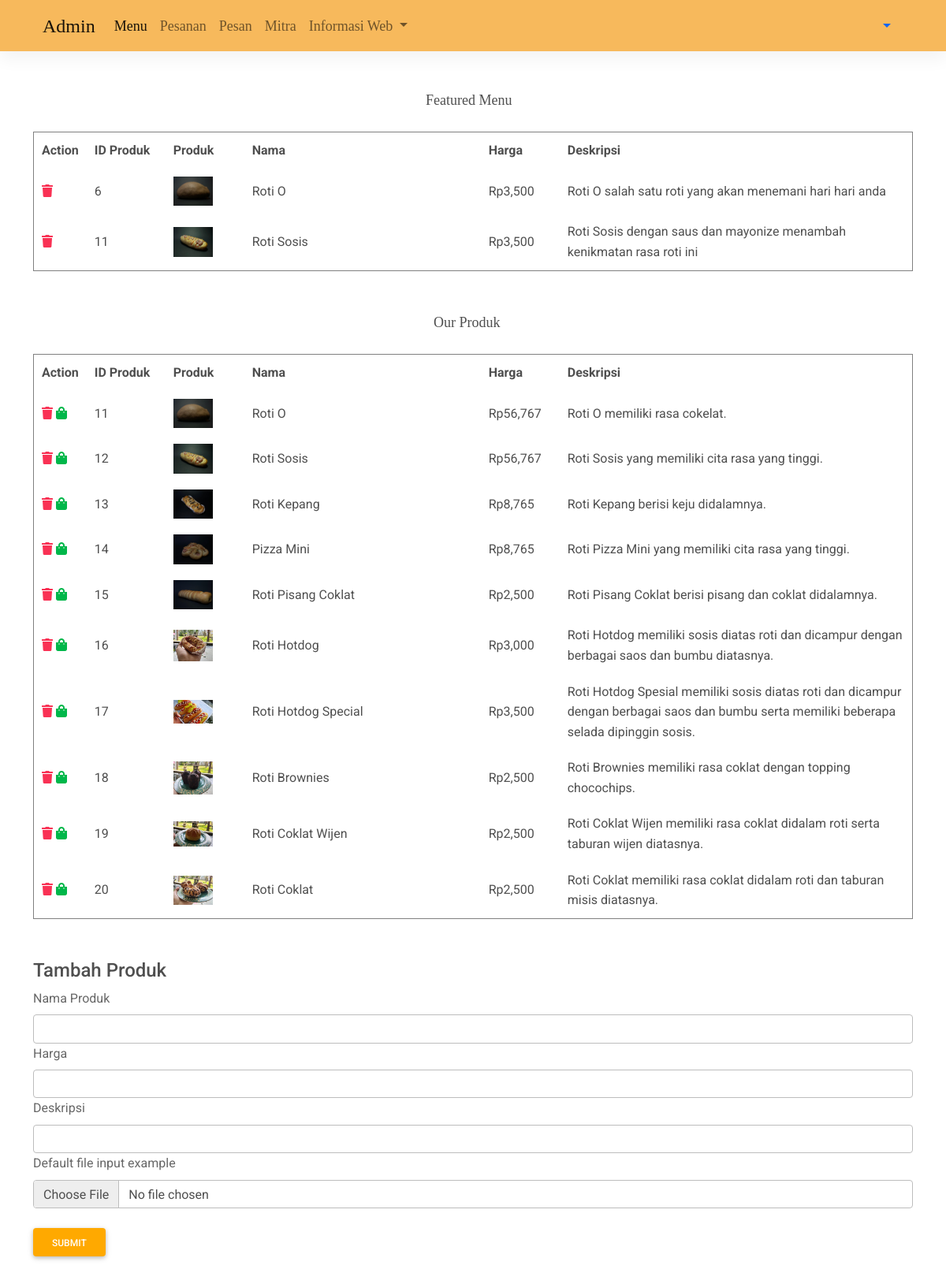
Page /admin/menu/index.php on the committed database.
### tables this page shows
CREATE TABLE `featured_menu` (
  `id_fm` int(11) NOT NULL,
  `nama_fm` varchar(300) NOT NULL,
  `harga_fm` int(11) NOT NULL,
  `deskripsi_fm` text NOT NULL,
  `gambar_fm` varchar(300) NOT NULL
);

CREATE TABLE `produk` (
  `id_produk` int(11) NOT NULL,
  `nama_produk` varchar(300) NOT NULL,
  `harga_produk` int(11) NOT NULL,
  `deskripsi_produk` text NOT NULL,
  `gambar_produk` varchar(300) NOT NULL
);

### web/admin/functions.php (called while the page is built, shortened)
<?php
$conn = mysqli_connect("localhost", "root", "", "multadzambakery");
function query($query)
{
	global $conn;
	$result = mysqli_query($conn, $query);
	$rows = [];
	while ($row = mysqli_fetch_assoc($result)) {
		$rows[] = $row;
	}
	return $rows;
}

### web/admin/menu/index.php (the view, shortened to what this page needs)
<?php
require '../functions.php';
$ftmenus = query("SELECT * FROM featured_menu");
$produks = query("SELECT * FROM produk");
?>
<!DOCTYPE html>
<html lang="en">
<head>
  <link rel="stylesheet" href="https://use.fontawesome.com/releases/v5.11.2/css/all.css" />
  <link rel="stylesheet" href="../../css/mdb.min.css" />
  <link rel="stylesheet" href="../../css/navbar.css">
</head>
<body>
  <nav class="navbar navbar-expand-lg navbar-light">
    <div class="container">
      <div class="container-fluid">
        <div class="collapse navbar-collapse" id="navbarSupportedContent">
          <a class="navbar-brand" href="#">Admin</a>
          <ul class="navbar-nav me-auto mb-2 mb-lg-0">
            <li class="nav-item">
              <a class="nav-link active" aria-current="page" href="#">Menu</a>
            </li>
            <li class="nav-item">
              <a class="nav-link" href="#">Pesanan</a>
            </li>
            <li class="nav-item">
              <a class="nav-link" href="../pesan/pesan.php">Pesan</a>
            </li>
            <li class="nav-item">
              <a class="nav-link" href="../mitra/mitra.php">Mitra</a>
            </li>
            <li class="nav-item dropdown">
              <a class="nav-link dropdown-toggle" href="#" id="navbarDropdown" role="button" data-mdb-toggle="dropdown" aria-expanded="false">
                Informasi Web
              </a>
          </ul>
          <div class="d-flex input-group w-auto">
            <div class="nav-item dropdown">
              <a class="nav-link dropdown-toggle d-flex align-items-center" href="#" id="navbarDropdownMenuLink" role="button" data-mdb-toggle="dropdown" aria-expanded="false">
              </a>
            </div>
          </div>
        </div>
      </div>
    </div>
  </nav>
  <div class="container mt-5">
    <div class="mx-auto" style="width: 120px;font-family: 'Cormorant Upright', serif;
  font-size: 18px;">Featured Menu</div><br>
    <table border="1" cellpadding="10" cellspacing="0">
      <tr>
        <th>Action</th>
        <th>ID Produk</th>
        <th>Produk</th>
        <th>Nama</th>
        <th>Harga</th>
        <th>Deskripsi</th>
      </tr>
      <?php foreach ($ftmenus as $ftmenu) : ?>
        <tr>
          <td>
            <a href="../hapus.php?id_fm=<?= $ftmenu['id_fm']; ?>" onclick="return confirm('yakin?');" class="link-danger"><i class=" fas fa-trash"></i></a>
          </td>
          <td width="100"><?= $ftmenu['id_fm']; ?> </td>
          <td width="100"><img src="../../img/foto_produk/<?= $ftmenu['gambar_fm']; ?>" width="50"></td>
          <td width="300"><?= $ftmenu['nama_fm']; ?></td>
          <td width="100">Rp<?= number_format($ftmenu['harga_fm']); ?></td>
          <td width=max><?= $ftmenu['deskripsi_fm']; ?></td>
        </tr>
      <?php endforeach; ?>
    </table>
    <br><br>
    <div class="mx-auto" style="width: 100px;font-family: 'Cormorant Upright', serif;
  font-size: 18px;">Our Produk</div><br>
    <table border="1" cellpadding="10" cellspacing="0">
      <tr>
        <th>Action</th>
        <th>ID Produk</th>
        <th>Produk</th>
        <th>Nama</th>
        <th>Harga</th>
        <th>Deskripsi</th>
      </tr>
      <?php foreach ($produks as $produk) : ?>
        <tr>
          <td>
            <a href="../hapus.php?id_produk=<?= $produk['id_produk']; ?>" onclick="return confirm('yakin?');" class="link-danger"><i class=" fas fa-trash"></i></a>
            <a href="ftmenu.php?id_produk=<?= $produk['id_produk']; ?>" class="link-success"><i class="fas fa-shopping-bag"></i></a>
          </td>
          <td width="100"><?= $produk['id_produk']; ?> </td>
          <td width="100"><img src="../../img/foto_produk/<?= $produk['gambar_produk']; ?>" width="50"></td>
          <td width="300"><?= $produk['nama_produk']; ?></td>
          <td width="100">Rp<?= number_format($produk['harga_produk']); ?></td>
          <td width="max"><?= $produk['deskripsi_produk']; ?></td>
        </tr>
      <?php endforeach; ?>
    </table>
    <br><br>
    <h4>Tambah Produk</h4>
    <form action="tambah.php" method="post" enctype="multipart/form-data">
      <div class="mb-3">
        <label for="namaProduk" class="form-label">Nama Produk</label>
        <input type="text" class="form-control" id="namaProduk" name="namaProduk">
        <label for="hargaProduk" class="form-label">Harga</label>
        <input type="text" class="form-control" id="hargaProduk" name="hargaProduk">
        <label for="deskripsiProduk" class="form-label">Deskripsi</label>
        <input type="text" class="form-control" id="deskripsiProduk" name="deskripsiProduk">
        <label for="formFile" class="form-label">Default file input example</label>
        <input class="form-control" type="file" id="formFile" name="fotoProduk">
        <br> <button type="submit" name="submit" class="btn btn-warning">Submit</button>
    </form>
  </div>
</body>
</html>

### web/css/navbar.css (style rules this page uses)
.navbar { background-color: #f7b95c; font-family: "Cormorant Upright", serif; font-size: 18px; }
.navbar-brand { font-size: 24px; }

### rows in the picture
featured_menu: id_fm "6", gambar_fm (picture), nama_fm "Roti O", harga_fm "3,500", deskripsi_fm "Roti O salah satu roti yang akan menemani hari hari anda"
featured_menu: id_fm "11", gambar_fm (picture), nama_fm "Roti Sosis", harga_fm "3,500", deskripsi_fm "Roti Sosis dengan saus dan mayonize menambah kenikmatan rasa roti ini"
produk: id_produk "11", gambar_produk (picture), nama_produk "Roti O", harga_produk "56,767", deskripsi_produk "Roti O memiliki rasa cokelat."
produk: id_produk "12", gambar_produk (picture), nama_produk "Roti Sosis", harga_produk "56,767", deskripsi_produk "Roti Sosis yang memiliki cita rasa yang tinggi."
produk: id_produk "13", gambar_produk (picture), nama_produk "Roti Kepang", harga_produk "8,765", deskripsi_produk "Roti Kepang berisi keju didalamnya."
produk: id_produk "14", gambar_produk (picture), nama_produk "Pizza Mini", harga_produk "8,765", deskripsi_produk "Roti Pizza Mini yang memiliki cita rasa yang tinggi."
produk: id_produk "15", gambar_produk (picture), nama_produk "Roti Pisang Coklat", harga_produk "2,500", deskripsi_produk "Roti Pisang Coklat berisi pisang dan coklat didalamnya."
produk: id_produk "16", gambar_produk (picture), nama_produk "Roti Hotdog", harga_produk "3,000", deskripsi_produk "Roti Hotdog memiliki sosis diatas roti dan dicampur dengan berbagai saos dan bumbu diatasnya."
produk: id_produk "17", gambar_produk (picture), nama_produk "Roti Hotdog Special", harga_produk "3,500", deskripsi_produk "Roti Hotdog Spesial memiliki sosis diatas roti dan dicampur dengan berbagai saos dan bumbu serta memiliki beberapa selada dipinggin sosis."
produk: id_produk "18", gambar_produk (picture), nama_produk "Roti Brownies", harga_produk "2,500", deskripsi_produk "Roti Brownies memiliki rasa coklat dengan topping chocochips."
produk: id_produk "19", gambar_produk (picture), nama_produk "Roti Coklat Wijen", harga_produk "2,500", deskripsi_produk "Roti Coklat Wijen memiliki rasa coklat didalam roti serta taburan wijen diatasnya."
produk: id_produk "20", gambar_produk (picture), nama_produk "Roti Coklat", harga_produk "2,500", deskripsi_produk "Roti Coklat memiliki rasa coklat didalam roti dan taburan misis diatasnya."
